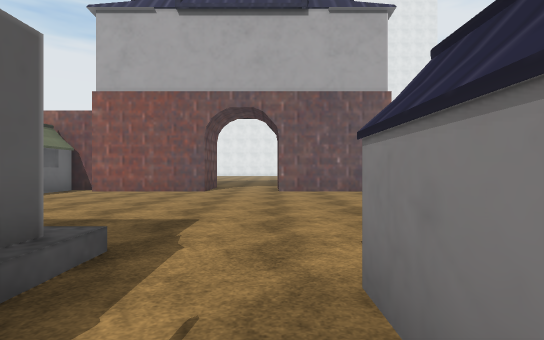
view 1 (above)

23 first-person views from a walk through a 3-D level made in the Unity game engine. The camera is 1.3 m above the floor, looks level and sees 80° across. The floor is counted in squares, 2 m on a side. Each view is taken from the middle of a square. On the plan, view 1 faces up. The plan holds only what a view shows up to about 10 squares ahead; the rest is blank. The place goes on beyond the plan. Some surface patterns are stand-ins.

view 2
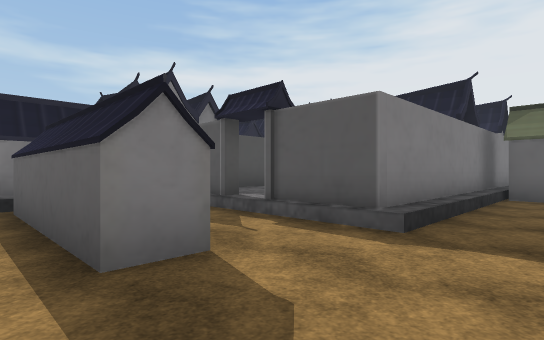

view 3
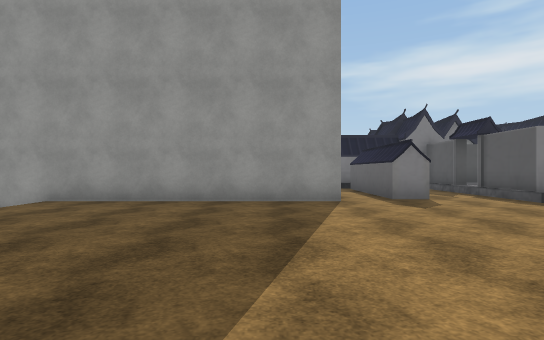

view 4
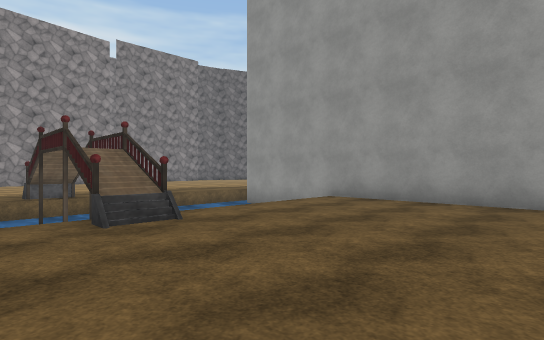

view 5
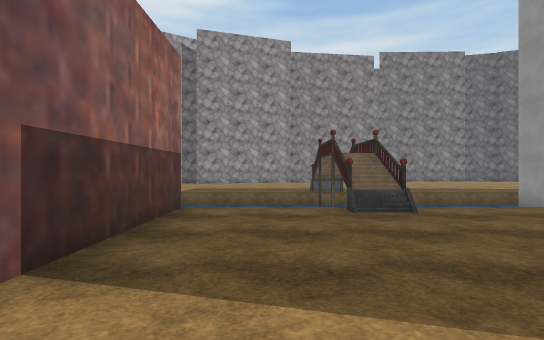

view 6
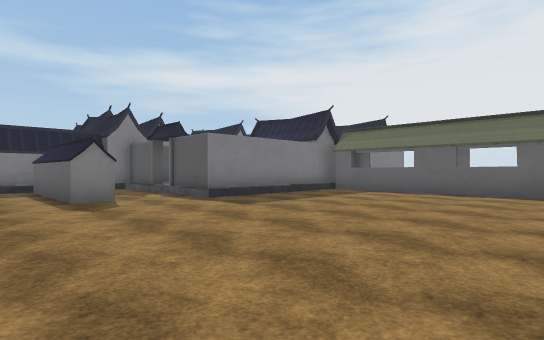

view 7
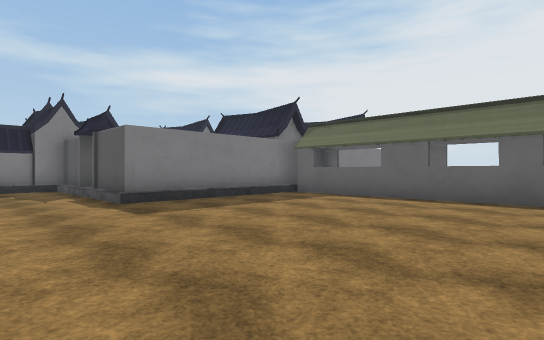

view 8
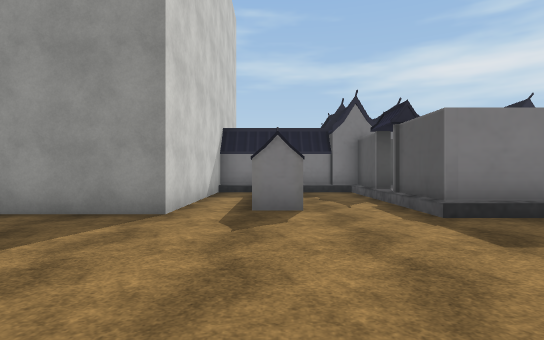

view 9
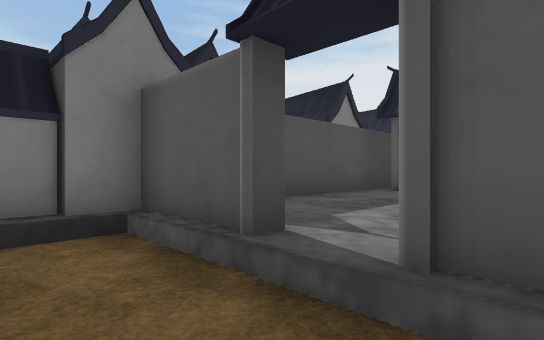

view 10
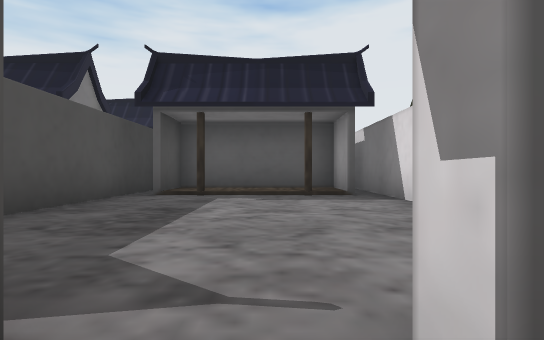

view 11
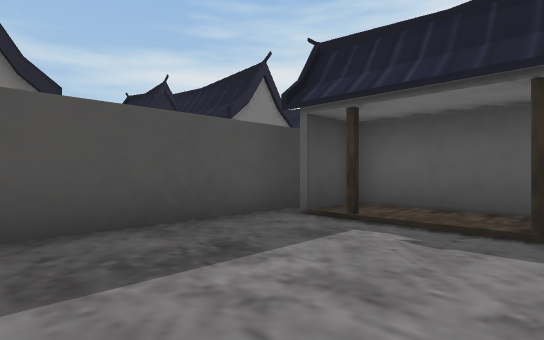

view 12
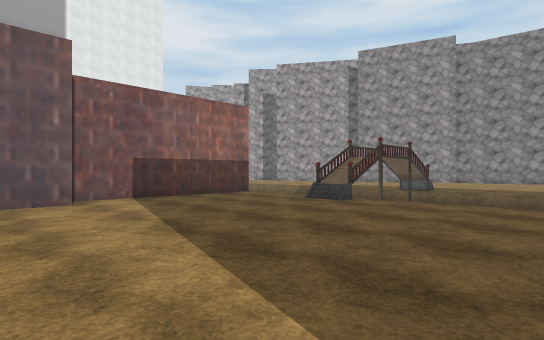

view 13
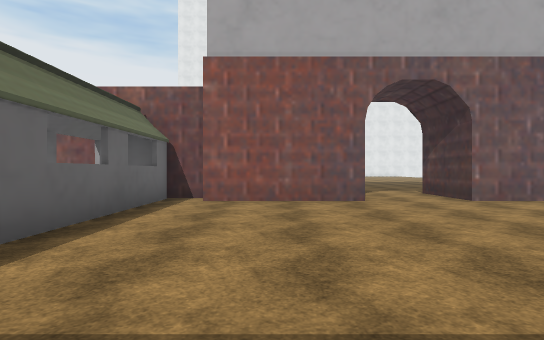

view 14
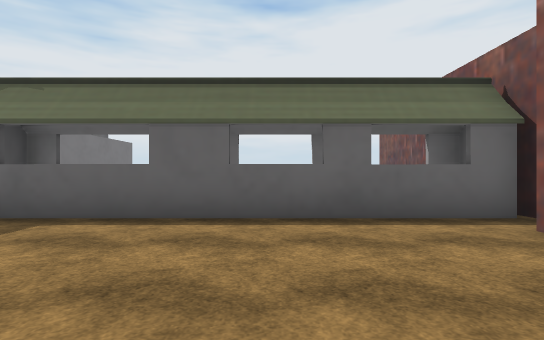

view 15
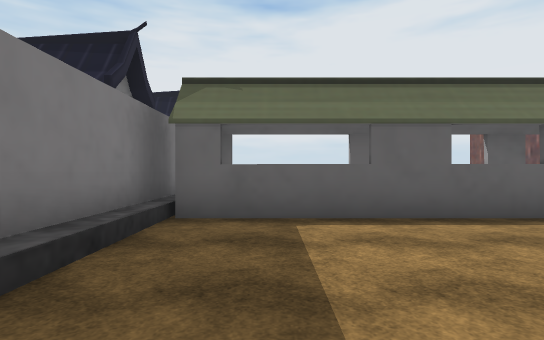

view 16
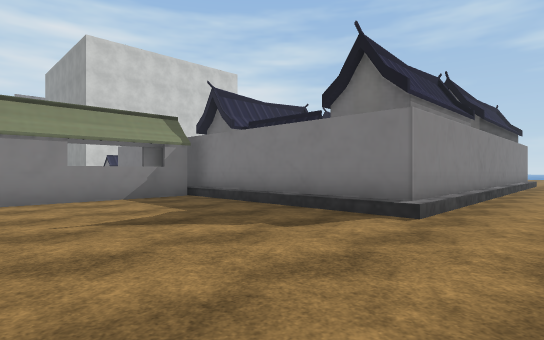

view 17
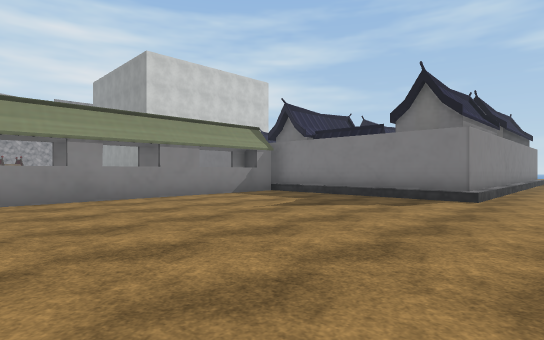

view 18
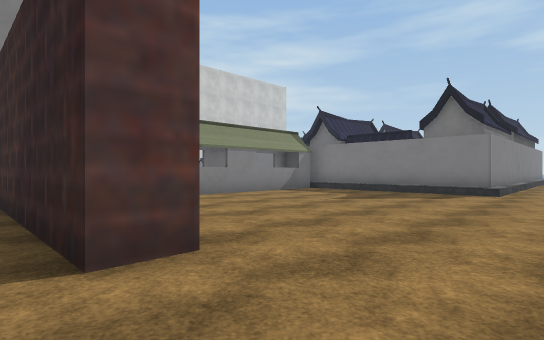

view 19
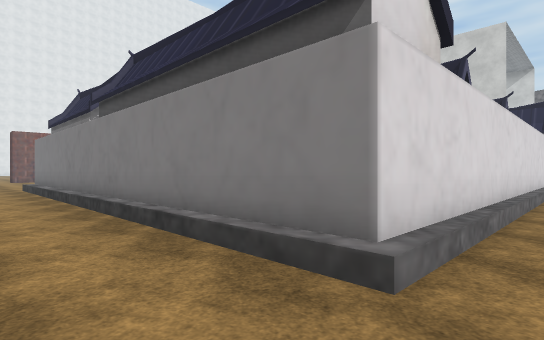

view 20
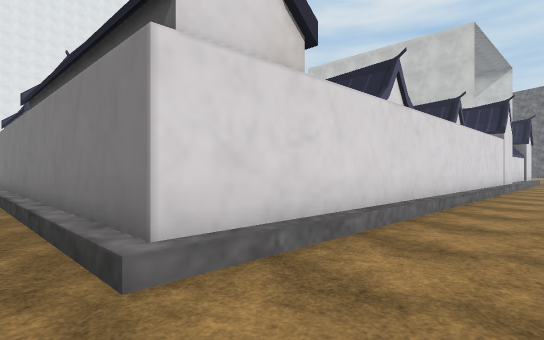

view 21
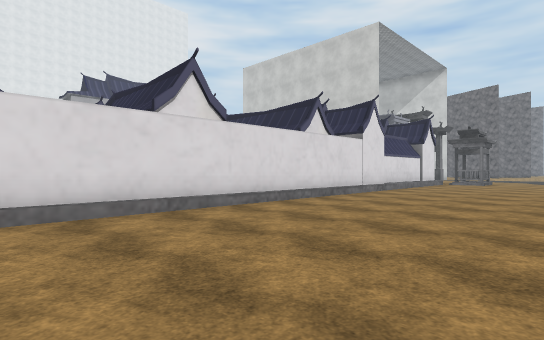

view 22
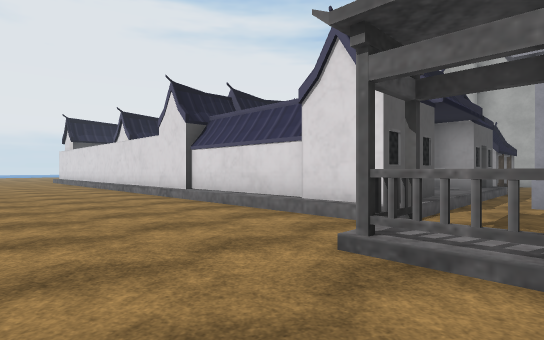

view 23
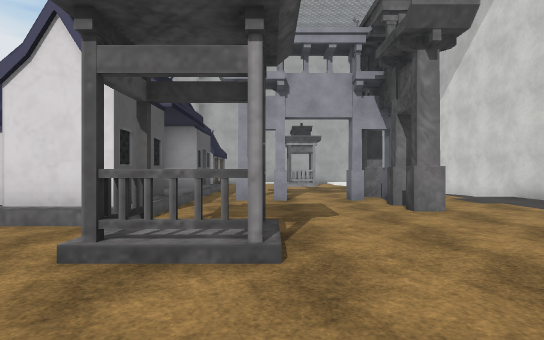

### Floor plan
Key: @ floor where view 1 was taken; # wall or solid block; x gap in a wall; . main floor; : floor 0.25 m higher than the main floor; + floor 0.5 m higher than the main floor; = window, fence, low wall or low ledge; ≈ water the walk keeps out of; H house; O other object.
Columns run from 15 left of view 1 to 14 right of it. Each row starts with its distance up from view 1.
 13               ..
 12 ......        .#
 11 ...########   .#  ######≈  ≈.
 10 ......  H.####.####.....≈  ≈.
  9 ........ ...............≈  ≈.
  8 ........ ...............#===#
  7 ........ ...............====
  6 ........ ...............≈   ..
  5 ........ ...............≈  ≈..
  4 ........ ...............≈  ≈..
  3 ........H...............≈  ≈.
  2 ..############....######≈≈≈≈.
  1  .##   HH++++#..#.O
  0  .##   H++++++.@#.O
 -1  .##   H#++++#..#.O
 -2  .##   #H++++#..#.O
 -3  .#    #######H###H#. ..   ≈
 -4  .#    HH  HHHH  ###....   ≈
 -5 ..#    HH   HH    H+...# .≈≈
 -6 ..#    H    HH     +...# ..#
 -7 ..#    HH   HH     #...x...
 -8 ..#    HH   HHH    #......
 -9 ..###########HH###H#......
-10 ....................:#...
-11  .......................
-12     ...................
-13     ..................
-14     ......

Positions as (right, up) in squares from view 1, and headings:
1: (0, 0), facing up
2: (2, 4), facing down-left
3: (4, 9), facing down
4: (4, 9), facing down-right
5: (3, 9), facing right
6: (3, 9), facing down-left
7: (1, 9), facing down-left
8: (1, 7), facing down
9: (0, 1), facing down-left
10: (-1, 0), facing left
11: (-3, 1), facing down-left
12: (2, 3), facing up-right
13: (-4, 3), facing up
14: (-2, 7), facing left
15: (-2, 4), facing left
16: (-15, 7), facing down-right
17: (-15, 10), facing down-right
18: (-15, 12), facing down-right
19: (-15, -10), facing up-right
20: (-14, -11), facing up-right
21: (-11, -14), facing up-right
22: (6, -13), facing up-left
23: (6, -13), facing up
